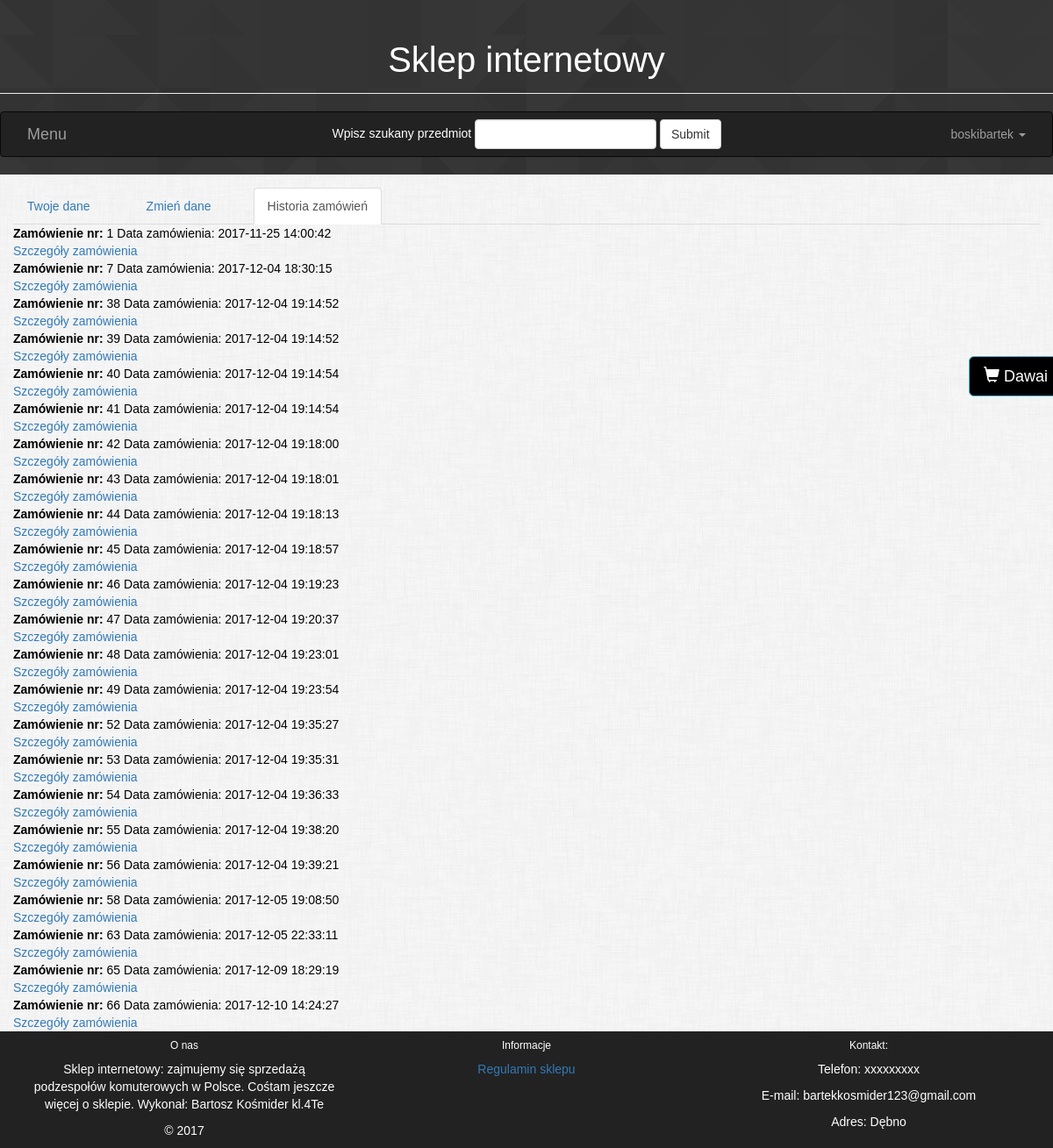
The app's page /php/log.php?zamowienia=jazda (signed in) with its own data.
### tables this page shows
CREATE TABLE `zamowienia` (
  `idzamowienia` int(11) NOT NULL,
  `idklienta` int(11) NOT NULL,
  `datazamowienia` datetime DEFAULT NULL
);

### php/log.php (the view, shortened to what this page needs)
 <!DOCTYPE html>
 <html>
     <head>
         <link rel="stylesheet" href="../css/style.css">
         <link rel="stylesheet" href="https://maxcdn.bootstrapcdn.com/bootstrap/3.3.7/css/bootstrap.min.css">
     </head>
     <body>
       <div class="cointainer">
          <div class="page-header" id="header">
             <div>Sklep internetowy</div>
          </div>
       <div class="row">
                <div class="navbar navbar-inverse navbar-fixed">
                      <div class="col-lg-3">
                         <div class="navbar-header" id="pierwszy">
                            <a class="navbar-brand" href="">Menu</a>
                         </div>
                      </div>
                      <div class="col-lg-6" id="formstyl">
                      <?php
       echo <<<INPUT
                            <form class="navbar-form navbar-center" action="szukaj.php">
                               <div class="form-group">
                                  <span style="color:white;"> Wpisz szukany przedmiot </span><input class="form-control" type="text" name="szukaj">
                               </div>
                               <input class="btn btn-default" type="submit" name="dawai"  >
                            </form>
INPUT;
                      ?>
                   </div>
                      <?php
                         if(!isset($_SESSION['zalogowany'])){
                            echo <<<LOGIN
                            <ul class="nav navbar-nav navbar-right">
                               <li><a href="log.php">Zaloguj się </a></li>
                            </ul>
LOGIN;
                         }else{
                            echo <<<XD
                            <ul class="nav navbar-nav navbar-right">
                              <li class="dropdown">
                                <a href="#" class="dropdown-toggle" data-toggle="dropdown">{$_SESSION['login']} <span class="caret"></span></a>
                                <ul class="dropdown-menu" role="menu">
                                  <li><a href="log.php?zamowienia=">Historia zamówień</a></li>
                                  <li><a href="log.php">Twoje dane</a></li>
                                  <li class="divider"></li>
                                  <li><a href="logout.php?wyloguj=xd">Wyloguj się</a></li>
                               </ul></li>
                            </ul>
XD;
                         }
                       ?>
                </div>
             </div>
          <div class="row">
          <div class="row">
               <?php
               if(!isset($_SESSION['zalogowany'])){
                  if(!isset($_GET['rejestracja'])){
                     echo <<<FORM
                     <div class="col-lg-12" id="prawo" >
                        <form action="sprawdzenie.php" method="post" class="form-horizontal">
                           <fieldset>
                           <div class="form-group">
                              <label class="col-md-4 control-label" for="textinput">Login</label>
                              <div class="col-md-4">
                                 <input type="text" name="login" class="form-control input-md" id="login">
                              </div>
                           </div>
                            <div class="form-group">
                               <label class="col-md-4 control-label" for="textinput">Hasło</label>
                               <div class="col-md-4">
                                  <input type="password" name="pass" class="form-control input-md" id="haslo">
                              </div>
                            </div>
                            <center><button name="przycisk" class="btn btn-primary">Zaloguj</button></center>
                           </fieldset>
                        </form>
                        <center><p><a href="log.php?rejestracja=true">Nie masz konta? Zarejestruj się!</a></p></center>
                     </div>
FORM;
               }else{
                  echo "<div class=\"col-lg-12\" id=\"prawo\" >";
                  if(isset($_SESSION['bladr'])){
                     echo "<div class=\"alert alert-danger\">{$_SESSION['bladr']}</div>";
                     unset($_SESSION['bladr']);
                  }elseif(isset($_SESSION['rejestracjagut'])){
                     echo "<div class=\"alert alert-success\">{$_SESSION['rejestracjagut']}</div>";
                     unset($_SESSION['rejestracjagut']);
                  }elseif(isset($_SESSION['istnieje'])){
                     echo "<div class=\"alert alert-danger\">{$_SESSION['istnieje']}</div>";
                     unset($_SESSION['istnieje']);
                  }else{
                     echo "<div id=\"komunikat\" class=\"alert alert-danger\"></div>";
                  }
                  echo<<<FORM
                  <form method="post" action="rejestracja.php" class="form-horizontal">
                     <fieldset>
                        <div class="form-group">
                           <label class="col-md-4 control-label" for="textinput">Login</label>
                           <div class="col-md-4">
                              <input type="text" name="login" class="form-control input-md" id="login">
                         </div>
                         </div>
                         <div class="form-group">
                            <label class="col-md-4 control-label" for="textinput">Hasło</label>
                            <div class="col-md-4">
                               <input type="password" name="haslo" class="form-control input-md" id="haslo">
                           </div>
                         </div>
                         <div class="form-group">
                            <label class="col-md-4 control-label" for="textinput">Imię</label>
                            <div class="col-md-4">
                               <input type="text" name="imie" class="form-control input-md" id="imie">
                           </div>
                         </div>
                         <div class="form-group">
                            <label class="col-md-4 control-label" for="textinput">Nazwisko</label>
                            <div class="col-md-4">
                               <input type="text" name="nazwisko" class="form-control input-md" id="nazwisko">
                           </div>
                         </div>
                         <div class="form-group">
                            <label class="col-md-4 control-label" for="textinput">E-mail</label>
                            <div class="col-md-4">
                               <input type="text" name="email" class="form-control input-md" id="email">
                           </div>
                         </div>
                         <div class="form-group">
                            <label class="col-md-4 control-label" for="textinput">Miasto</label>
                            <div class="col-md-4">
                               <input type="text" name="miasto" class="form-control input-md" id="miasto">
                           </div>
                         </div>
                         <div class="form-group">
                            <label class="col-md-4 control-label" for="textinput">Adres</label>
                            <div class="col-md-4">
                               <input type="text" name="adres" class="form-control input-md" id="adres">
                           </div>
                         </div>
                         <div class="form-group">
                            <label class="col-md-4 control-label" for="textinput">Telefon</label>
                            <div class="col-md-4">
                               <input type="text" name="telefon" class="form-control input-md" id="telefon">
                           </div>
                         </div>
                           <center><button name="przycisk" class="btn btn-primary">Stwórz konto</button></center>
                     </fieldset>
                  </form>
               </div>
FORM;
               }
            }else{
               if(!isset($_SESSION['zalogowany'])){
                  header('location:../index.php');
               }else{
                  $polaczenie = new mysqli('localhost', 'root', '', 'sklep_internetowy');
                  $polaczenie->set_charset("utf8");
                  $sql = "select * from klienci where idklienta = {$_SESSION['idklienta']}";
                  if($rezultat = $polaczenie->query($sql)){
                  if(isset($_GET['zamowienia'])){
                     echo <<<ZAMOWIENIE
                     <div class="col-lg-12" id="prawo" >
                        <ul class="nav nav-tabs">
                        <li role="presentation" ><a href="log.php">Twoje dane</a></li>
                        <li role="presentation"><a href="log.php?zmien=haha">Zmień dane</a></li>
                        <li class="active" role="presentation"><a href="log.php?zamowienia=tam">Historia zamówień</a></li>
                       </ul>
ZAMOWIENIE;
            $idklienta = $_SESSION['idklienta'];
$polaczenie = new mysqli('localhost','root','','sklep_internetowy');
$sql = "SELECT * from zamowienia where idklienta = $idklienta";
$rezultat  = $polaczenie->query($sql);
while($wiersz = $rezultat->fetch_assoc())
{
   echo "<b>Zamówienie nr:</b> {$wiersz['idzamowienia']} Data zamówienia: {$wiersz['datazamowienia']}<br>";
   echo "<a href=\"log.php?zamowienia=&szczegoly={$wiersz['idzamowienia']}\">Szczegóły zamówienia</a><br>";
   }
                  echo "</div>";
                  }
                }
               }
            }
                ?>
         </div>
         <?php
            if(isset($_SESSION['zalogowany'])){
               echo <<<KOSZYK
                  <a href="koszykedit.php" class="btn btn-info btn-lg" id="koszyk">
                  <span class="glyphicon glyphicon-shopping-cart"></span> Dawai<br>
KOSZYK;
                  echo "</a>";
               }
         ?>
            <div class="row">
               <div class="col-lg-12" id="stopka">
                 <div class="footer">
                       <div class="col-lg-4 ">
                           <h6 class="title mb-4 font-bold">O nas</h6>
                           <p>Sklep internetowy: zajmujemy się sprzedażą podzespołów komuterowych w Polsce. Cośtam jeszcze więcej o sklepie. Wykonał: Bartosz Kośmider kl.4Te</p>
                           <p> &copy; 2017</p>
                       </div>
                       <div class="col-lg-4 ">
                           <h6 class="title mb-4 font-bold">Informacje</h6>
                           <p><a href="#!">Regulamin sklepu</a></p>
                       </div>
                       <div class="col-lg-4 ">
                           <h6 class="title mb-4 font-bold">Kontakt:</h6>
                           <p> Telefon: xxxxxxxxx</p>
                           <p> E-mail: bartekkosmider123@gmail.com</p>
                           <p>Adres: Dębno </p>
                       </div>
                 </div>
               </div>
            </div>
   </body>
</html>

### css/style.css (style rules this page uses)
body, html { background-image: url("background.png"); height: 100%; }
div { font-family: 'Ubuntu', sans-serif; }
ul { list-style-type: none; }
ul > li { margin-right: 30px; }
#header { text-align: center; font-size: 40px; color:white; }
#prawo { color:black; background-image: url("background2.png"); padding-top: 15px; position: relative; height:100%; }
.row { margin:0px !important; }
#formstyl { text-align: center !important; }
a { text-decoration: none; }
#koszyk { position: fixed; margin-left: 92%; margin-bottom: 50% !important; top:31% !important; background-color: black; }
#stopka { color:white !important; background-color:#222 !important; text-align: center !important; }
.cointainer { margin-bottom: -50px !important; }
.footer, .push { height: 50px; }

### records on screen
zamowienia: idzamowienia "1", datazamowienia "2017-11-25 14:00:42"
zamowienia: idzamowienia "7", datazamowienia "2017-12-04 18:30:15"
zamowienia: idzamowienia "38", datazamowienia "2017-12-04 19:14:52"
zamowienia: idzamowienia "39", datazamowienia "2017-12-04 19:14:52"
zamowienia: idzamowienia "40", datazamowienia "2017-12-04 19:14:54"
zamowienia: idzamowienia "41", datazamowienia "2017-12-04 19:14:54"
zamowienia: idzamowienia "42", datazamowienia "2017-12-04 19:18:00"
zamowienia: idzamowienia "43", datazamowienia "2017-12-04 19:18:01"
zamowienia: idzamowienia "44", datazamowienia "2017-12-04 19:18:13"
zamowienia: idzamowienia "45", datazamowienia "2017-12-04 19:18:57"
zamowienia: idzamowienia "46", datazamowienia "2017-12-04 19:19:23"
zamowienia: idzamowienia "47", datazamowienia "2017-12-04 19:20:37"
zamowienia: idzamowienia "48", datazamowienia "2017-12-04 19:23:01"
zamowienia: idzamowienia "49", datazamowienia "2017-12-04 19:23:54"
zamowienia: idzamowienia "52", datazamowienia "2017-12-04 19:35:27"
zamowienia: idzamowienia "53", datazamowienia "2017-12-04 19:35:31"
zamowienia: idzamowienia "54", datazamowienia "2017-12-04 19:36:33"
zamowienia: idzamowienia "55", datazamowienia "2017-12-04 19:38:20"
zamowienia: idzamowienia "56", datazamowienia "2017-12-04 19:39:21"
zamowienia: idzamowienia "58", datazamowienia "2017-12-05 19:08:50"
zamowienia: idzamowienia "63", datazamowienia "2017-12-05 22:33:11"
zamowienia: idzamowienia "65", datazamowienia "2017-12-09 18:29:19"
zamowienia: idzamowienia "66", datazamowienia "2017-12-10 14:24:27"

### other values on screen
$_SESSION['login'] "boskibartek"
